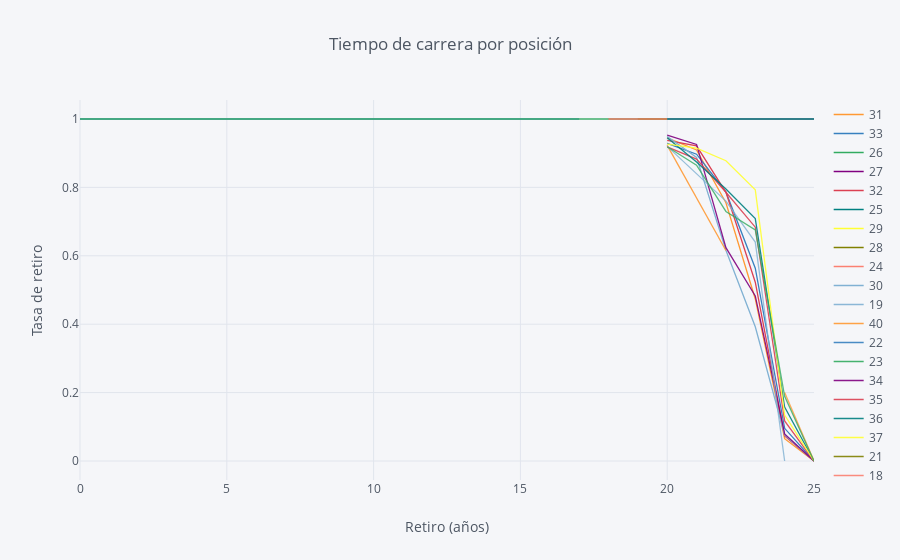

This figure's notebook cell:
### Code cell
rates=survival(data, 'Age', 'Expire', 'Retirement')
rates.iplot(kind='line', xTitle='Retiro (años)', 
            yTitle='Tasa de retiro', title='Tiempo de carrera por posición')

### Figure 1 — Plotly figure (JSON) as saved in the notebook; plotly's stock layout.template omitted (floating-point values rounded to 4 significant figures)
{"data": [{"line": {"color": "rgba(255, 153, 51, 1.0)", "dash": "solid", "shape": "linear", "width": 1.3}, "mode": "lines", "name": "31", "text": "", "type": "scatter", "uid": "3ccf1a1c-fdb8-483b-ad13-21ba3949dd37", "x": [0, 17, 18, 19, 20, 21, 22, 23, 24, 25], "y": [0.9816, "", "", "", 0.9448, 0.9095, 0.7553, 0.4738, 0.06506, 0]}, {"line": {"color": "rgba(55, 128, 191, 1.0)", "dash": "solid", "shape": "linear", "width": 1.3}, "mode": "lines", "name": "33", "text": "", "type": "scatter", "uid": "56a072d8-9e3b-494e-ab53-672935de878b", "x": [0, 17, 18, 19, 20, 21, 22, 23, 24, 25], "y": [0.9755, "", "", "", 0.9289, 0.8971, 0.7868, 0.5637, 0.09559, 0]}, {"line": {"color": "rgba(50, 171, 96, 1.0)", "dash": "solid", "shape": "linear", "width": 1.3}, "mode": "lines", "name": "26", "text": "", "type": "scatter", "uid": "1eb5b72a-ad16-40df-9c91-db8a50e3ec6a", "x": [0, 17, 18, 19, 20, 21, 22, 23, 24, 25], "y": [1, "", "", 1, 1, 1, 1, 1, 1, 1]}, {"line": {"color": "rgba(128, 0, 128, 1.0)", "dash": "solid", "shape": "linear", "width": 1.3}, "mode": "lines", "name": "27", "text": "", "type": "scatter", "uid": "65af8142-d123-4560-b83c-dbc5f38aa7a6", "x": [0, 17, 18, 19, 20, 21, 22, 23, 24, 25], "y": [1, "", "", "", 1, 1, 1, 1, 1, 1]}, {"line": {"color": "rgba(219, 64, 82, 1.0)", "dash": "solid", "shape": "linear", "width": 1.3}, "mode": "lines", "name": "32", "text": "", "type": "scatter", "uid": "d1f05bdc-5038-444a-9de4-287cff569e72", "x": [0, 17, 18, 19, 20, 21, 22, 23, 24, 25], "y": [0.9826, "", "", "", 0.9373, 0.9216, 0.7857, 0.5226, 0.07317, 0]}, {"line": {"color": "rgba(0, 128, 128, 1.0)", "dash": "solid", "shape": "linear", "width": 1.3}, "mode": "lines", "name": "25", "text": "", "type": "scatter", "uid": "1c0d004b-b09f-458e-ae94-5497326e92d8", "x": [0, 17, 18, 19, 20, 21, 22, 23, 24, 25], "y": [1, "", "", 1, 1, 1, 1, 1, 1, 1]}, {"line": {"color": "rgba(255, 255, 51, 1.0)", "dash": "solid", "shape": "linear", "width": 1.3}, "mode": "lines", "name": "29", "text": "", "type": "scatter", "uid": "02d80a48-8142-4e8c-a3d1-b5787ca2f4a4", "x": [0, 17, 18, 19, 20, 21, 22, 23, 24, 25], "y": [1, "", "", "", 1, 1, 1, 1, 1, 1]}, {"line": {"color": "rgba(128, 128, 0, 1.0)", "dash": "solid", "shape": "linear", "width": 1.3}, "mode": "lines", "name": "28", "text": "", "type": "scatter", "uid": "fcdce93d-518d-4ab1-a054-d0f825ba1a36", "x": [0, 17, 18, 19, 20, 21, 22, 23, 24, 25], "y": [1, "", "", "", 1, 1, 1, 1, 1, 1]}, {"line": {"color": "rgba(251, 128, 114, 1.0)", "dash": "solid", "shape": "linear", "width": 1.3}, "mode": "lines", "name": "24", "text": "", "type": "scatter", "uid": "087cf9c5-71f5-4ab4-907c-71abfb470370", "x": [0, 17, 18, 19, 20, 21, 22, 23, 24, 25], "y": [1, "", 1, 1, 1, 1, 1, 1, 1, 1]}, {"line": {"color": "rgba(128, 177, 211, 1.0)", "dash": "solid", "shape": "linear", "width": 1.3}, "mode": "lines", "name": "30", "text": "", "type": "scatter", "uid": "f983361f-09dd-4487-9723-f585e57a9d44", "x": [0, 17, 18, 19, 20, 21, 22, 23, 24, 25], "y": [0.9836, "", "", "", 0.9487, 0.8877, 0.6161, 0.3926, 0.07634, 0]}, {"line": {"color": "rgba(128, 177, 211, 0.8999999999999999)", "dash": "solid", "shape": "linear", "width": 1.3}, "mode": "lines", "name": "19", "text": "", "type": "scatter", "uid": "9de76438-b81c-4ace-ae31-675309cc88dc", "x": [0, 17, 18, 19, 20, 21, 22, 23, 24, 25], "y": [1, "", "", 1, 1, 1, 1, 1, 1, 1]}, {"line": {"color": "rgba(255, 153, 51, 0.8999999999999999)", "dash": "solid", "shape": "linear", "width": 1.3}, "mode": "lines", "name": "40", "text": "", "type": "scatter", "uid": "e6bd3b71-69ce-4b36-a59f-37d8a69a3d96", "x": [0, 17, 18, 19, 20, 21, 22, 23, 24, 25], "y": [1, "", "", "", 0.9231, 0.7692, 0.6154, "", 0, ""]}, {"line": {"color": "rgba(55, 128, 191, 0.8999999999999999)", "dash": "solid", "shape": "linear", "width": 1.3}, "mode": "lines", "name": "22", "text": "", "type": "scatter", "uid": "8f3bbd93-52e3-4b76-b4d0-3fa17cb036fb", "x": [0, 17, 18, 19, 20, 21, 22, 23, 24, 25], "y": [1, 1, "", 1, 1, 1, 1, 1, 1, 1]}, {"line": {"color": "rgba(50, 171, 96, 0.8999999999999999)", "dash": "solid", "shape": "linear", "width": 1.3}, "mode": "lines", "name": "23", "text": "", "type": "scatter", "uid": "940ec499-76b7-453d-bf75-5d8563bde3ef", "x": [0, 17, 18, 19, 20, 21, 22, 23, 24, 25], "y": [1, 1, 1, 1, 1, 1, 1, 1, 1, 1]}, {"line": {"color": "rgba(128, 0, 128, 0.8999999999999999)", "dash": "solid", "shape": "linear", "width": 1.3}, "mode": "lines", "name": "34", "text": "", "type": "scatter", "uid": "38efc836-9884-4d48-901b-179e53951fa2", "x": [0, 17, 18, 19, 20, 21, 22, 23, 24, 25], "y": [0.9901, "", "", "", 0.953, 0.9257, 0.6238, 0.4827, 0.07921, 0]}, {"line": {"color": "rgba(219, 64, 82, 0.8999999999999999)", "dash": "solid", "shape": "linear", "width": 1.3}, "mode": "lines", "name": "35", "text": "", "type": "scatter", "uid": "bd999f98-fafc-4113-8a95-4764e5575e4f", "x": [0, 17, 18, 19, 20, 21, 22, 23, 24, 25], "y": [0.9745, "", "", "", 0.9184, 0.8827, 0.7857, 0.6837, 0.1173, 0]}, {"line": {"color": "rgba(0, 128, 128, 0.8999999999999999)", "dash": "solid", "shape": "linear", "width": 1.3}, "mode": "lines", "name": "36", "text": "", "type": "scatter", "uid": "dceb46cf-797d-4ec6-9793-dff9603d339a", "x": [0, 17, 18, 19, 20, 21, 22, 23, 24, 25], "y": [1, "", "", "", 0.9449, 0.874, 0.7953, 0.7087, 0.1575, 0]}, {"line": {"color": "rgba(255, 255, 51, 0.8999999999999999)", "dash": "solid", "shape": "linear", "width": 1.3}, "mode": "lines", "name": "37", "text": "", "type": "scatter", "uid": "c60c7fe0-176f-42e2-9f99-0ef9ded8bbf7", "x": [0, 17, 18, 19, 20, 21, 22, 23, 24, 25], "y": [0.9756, "", "", "", 0.9268, 0.9146, 0.878, 0.7927, 0.1341, 0]}, {"line": {"color": "rgba(128, 128, 0, 0.8999999999999999)", "dash": "solid", "shape": "linear", "width": 1.3}, "mode": "lines", "name": "21", "text": "", "type": "scatter", "uid": "e484f4f6-b357-4c08-8cb7-52a125893d3d", "x": [0, 17, 18, 19, 20, 21, 22, 23, 24, 25], "y": [1, "", "", 1, 1, 1, 1, 1, 1, 1]}, {"line": {"color": "rgba(251, 128, 114, 0.8999999999999999)", "dash": "solid", "shape": "linear", "width": 1.3}, "mode": "lines", "name": "18", "text": "", "type": "scatter", "uid": "f84d55b6-1de7-4b54-8dc8-01610322c88b", "x": [0, 17, 18, 19, 20, 21, 22, 23, 24, 25], "y": [1, "", 1, 1, 1, 1, 1, 1, 1, 1]}, {"line": {"color": "rgba(251, 128, 114, 0.7999999999999998)", "dash": "solid", "shape": "linear", "width": 1.3}, "mode": "lines", "name": "20", "text": "", "type": "scatter", "uid": "ac95b88e-e3d5-4c45-964f-aab29b310029", "x": [0, 17, 18, 19, 20, 21, 22, 23, 24, 25], "y": [1, "", "", "", 1, 1, 1, 1, 1, 1]}, {"line": {"color": "rgba(128, 177, 211, 0.7999999999999998)", "dash": "solid", "shape": "linear", "width": 1.3}, "mode": "lines", "name": "39", "text": "", "type": "scatter", "uid": "1157be8e-d241-441e-a19c-bc96cbd00aef", "x": [0, 17, 18, 19, 20, 21, 22, 23, 24, 25], "y": [1, "", "", "", 0.92, 0.84, 0.76, 0.64, 0, ""]}, {"line": {"color": "rgba(255, 153, 51, 0.7999999999999998)", "dash": "solid", "shape": "linear", "width": 1.3}, "mode": "lines", "name": "41", "text": "", "type": "scatter", "uid": "5214d1df-5024-44d3-b95c-4b5b04b0c565", "x": [0, 17, 18, 19, 20, 21, 22, 23, 24, 25], "y": [0.8, "", "", "", "", "", "", "", 0.2, 0]}, {"line": {"color": "rgba(55, 128, 191, 0.7999999999999998)", "dash": "solid", "shape": "linear", "width": 1.3}, "mode": "lines", "name": "17", "text": "", "type": "scatter", "uid": "e8313aed-3449-48fe-a2a2-c247e934ddb7", "x": [0, 17, 18, 19, 20, 21, 22, 23, 24, 25], "y": [1, "", 1, "", 1, 1, 1, 1, 1, 1]}, {"line": {"color": "rgba(50, 171, 96, 0.7999999999999998)", "dash": "solid", "shape": "linear", "width": 1.3}, "mode": "lines", "name": "38", "text": "", "type": "scatter", "uid": "70d5be9b-dd41-43eb-b155-7656805c1c08", "x": [0, 17, 18, 19, 20, 21, 22, 23, 24, 25], "y": [0.973, "", "", "", 0.9189, 0.8649, 0.7297, 0.6757, 0.1892, 0]}, {"line": {"color": "rgba(128, 0, 128, 0.7999999999999998)", "dash": "solid", "shape": "linear", "width": 1.3}, "mode": "lines", "name": "45", "text": "", "type": "scatter", "uid": "23e3f7a4-e6c2-423f-92fe-875cec543272", "x": [0, 17, 18, 19, 20, 21, 22, 23, 24, 25], "y": [1, "", "", "", "", "", 0, "", "", ""]}, {"line": {"color": "rgba(219, 64, 82, 0.7999999999999998)", "dash": "solid", "shape": "linear", "width": 1.3}, "mode": "lines", "name": "42", "text": "", "type": "scatter", "uid": "859389f6-5f06-40ea-8cb2-82361f5ea478", "x": [0, 17, 18, 19, 20, 21, 22, 23, 24, 25], "y": [1, "", "", "", "", "", 0, "", "", ""]}, {"line": {"color": "rgba(0, 128, 128, 0.7999999999999998)", "dash": "solid", "shape": "linear", "width": 1.3}, "mode": "lines", "name": "16", "text": "", "type": "scatter", "uid": "15de2d02-2886-4086-8391-a4400ac520db", "x": [0, 17, 18, 19, 20, 21, 22, 23, 24, 25], "y": [1, "", "", "", 1, 1, 1, 1, 1, 1]}, {"line": {"color": "rgba(255, 255, 51, 0.7999999999999998)", "dash": "solid", "shape": "linear", "width": 1.3}, "mode": "lines", "name": "44", "text": "", "type": "scatter", "uid": "3d8629b5-4c09-41b4-8800-8503a4540788", "x": [0, 17, 18, 19, 20, 21, 22, 23, 24, 25], "y": [1, "", "", "", 0.5, "", "", "", 0, ""]}], "layout": {"legend": {"bgcolor": "#F5F6F9", "font": {"color": "#4D5663"}}, "paper_bgcolor": "#F5F6F9", "plot_bgcolor": "#F5F6F9", "title": {"font": {"color": "#4D5663"}, "text": "Tiempo de carrera por posición"}, "xaxis": {"gridcolor": "#E1E5ED", "showgrid": true, "tickfont": {"color": "#4D5663"}, "title": {"font": {"color": "#4D5663"}, "text": "Retiro (años)"}, "zerolinecolor": "#E1E5ED"}, "yaxis": {"gridcolor": "#E1E5ED", "showgrid": true, "tickfont": {"color": "#4D5663"}, "title": {"font": {"color": "#4D5663"}, "text": "Tasa de retiro"}, "zerolinecolor": "#E1E5ED"}}}
